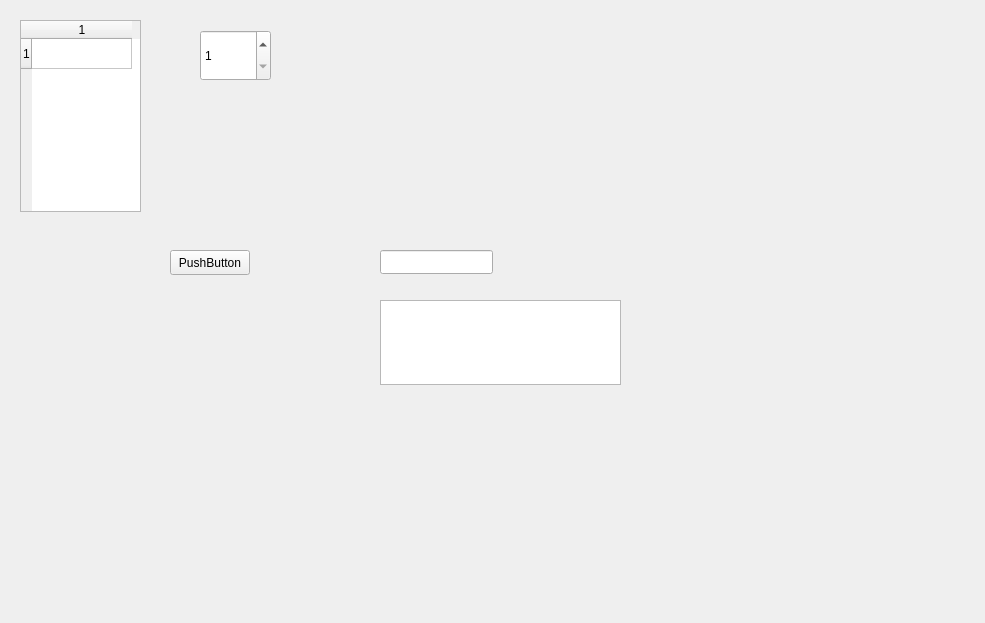
<?xml version="1.0" encoding="UTF-8"?>
<ui version="4.0">
 <class>Widget</class>
 <widget class="QWidget" name="Widget">
  <property name="geometry">
   <rect>
    <x>0</x>
    <y>0</y>
    <width>985</width>
    <height>623</height>
   </rect>
  </property>
  <property name="windowTitle">
   <string>Widget</string>
  </property>
  <widget class="QLineEdit" name="lineEdit">
   <property name="geometry">
    <rect>
     <x>380</x>
     <y>250</y>
     <width>113</width>
     <height>24</height>
    </rect>
   </property>
  </widget>
  <widget class="QPushButton" name="pushButton">
   <property name="geometry">
    <rect>
     <x>170</x>
     <y>250</y>
     <width>80</width>
     <height>25</height>
    </rect>
   </property>
   <property name="text">
    <string>PushButton</string>
   </property>
  </widget>
  <widget class="QTextEdit" name="textEdit">
   <property name="geometry">
    <rect>
     <x>380</x>
     <y>300</y>
     <width>241</width>
     <height>85</height>
    </rect>
   </property>
  </widget>
  <widget class="QSpinBox" name="spinBox">
   <property name="geometry">
    <rect>
     <x>200</x>
     <y>30</y>
     <width>71</width>
     <height>51</height>
    </rect>
   </property>
   <property name="minimum">
    <number>1</number>
   </property>
   <property name="maximum">
    <number>200</number>
   </property>
  </widget>
  <widget class="QTableWidget" name="tableWidget">
   <property name="geometry">
    <rect>
     <x>20</x>
     <y>20</y>
     <width>121</width>
     <height>192</height>
    </rect>
   </property>
   <property name="rowCount">
    <number>1</number>
   </property>
   <property name="columnCount">
    <number>1</number>
   </property>
   <row/>
   <column/>
  </widget>
 </widget>
 <layoutdefault spacing="6" margin="11"/>
 <resources/>
 <connections/>
</ui>
